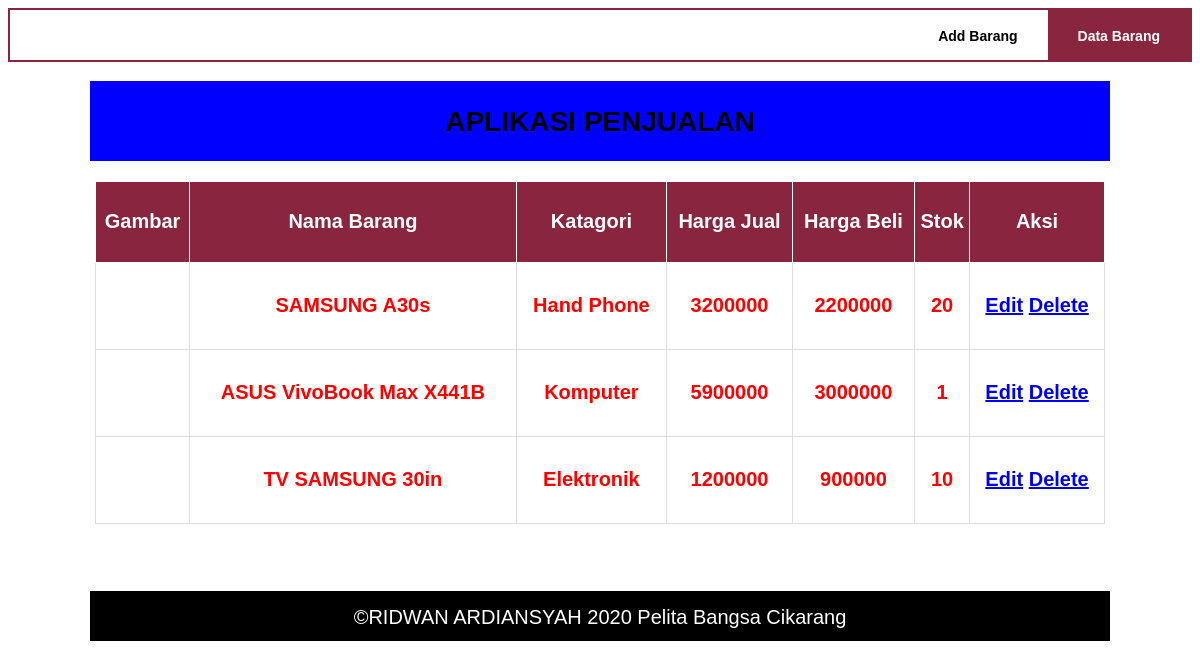
/Data_barang.php, run on the app's committed database.
### tables this page shows
CREATE TABLE `data_barang` (
  `id_barang` int(10) NOT NULL AUTO_INCREMENT,
  `kategori` varchar(30) DEFAULT NULL,
  `nama` varchar(30) DEFAULT NULL,
  `gambar` varchar(100) DEFAULT NULL,
  `harga_beli` decimal(10,0) DEFAULT NULL,
  `harga_jual` decimal(10,0) DEFAULT NULL,
  `stok` int(4) DEFAULT NULL,
  PRIMARY KEY (`id_barang`)
);

### Data_barang.php (the view, shortened to what this page needs)
<link href="style2.css" rel="stylesheet"type="text/css" />
<nav>
	<ul>
		  <li class="active" ><a href="index.php" title="Contact">Data Barang</a></li>
		  <li ><a href="tambah_barang.php" title="About">Add Barang</a></li>
	</ul>
</nav>
 <?php
 include_once 'konek.php';
 $sql = 'SELECT * FROM data_barang';
 $result = mysqli_query($conn, $sql);
 include_once 'header.php';
 if ($result):
 ?>
 <table>
	 <tr>
		 <th>Gambar</th>
		 <th>Nama Barang</th>
		 <th>Katagori</th>
		 <th>Harga Jual</th>
		 <th>Harga Beli</th>
		 <th>Stok</th>
		 <th>Aksi</th>
	 </tr>
<?php while($row = mysqli_fetch_array($result)): ?>
	 <tr>
		 <td><?php echo "<img src=\"{$row['gambar']}\" />";?></td>
		 <td><?php echo $row['nama'];?></td>
		 <td><?php echo $row['kategori'];?></td>
		 <td><?php echo $row['harga_jual'];?></td>
		 <td><?php echo $row['harga_beli'];?></td>
		 <td><?php echo $row['stok'];?></td>
		 <td>
			 <a href="edit_barang.php?id=<?php echo $row['id_barang'];?>">Edit</a>
			 <a href="hapus_barang.php?id=<?php echo $row['id_barang'];?>">Delete</a>
		 </td>
	 </tr>
	 <?php endwhile; ?>
 </table>
 <?php
 endif;
 include_once 'footer.php';
 ?>

### header.php (shortened to what this page needs)
<!DOCTYPE html>
 <html>
	<head>
		<link href="style.css" rel="stylesheet"type="text/css" />
	</head>
	<body>
		<div class="container">
		<h1>APLIKASI PENJUALAN</h1>
		<div class="main">

### footer.php
			</div>
		<footer>
			<p>&copy;RIDWAN ARDIANSYAH 2020 Pelita Bangsa Cikarang</p>
		</footer>
		</div>
	</body>
</html>

### style2.css (style rules this page uses)
nav { display:block; background-color: white; }
nav ul { list-style-type:none; border: 2px solid #89253e; padding-bottom: 50px; }
nav ul li { float:right; }
nav li a { padding:15px 30px ; display:block; color:black; font-size:14px; text-decoration:none; font-weight:bold; }
nav .active a, nav li:hover a { background-color:#89253e; color: white; }

### style.css (style rules this page uses)
body { font-family:arial; font-size:14px; line-height:22px; }
.container { width:1020px; margin:0 auto; }
h1 { background-color: blue; margin-bottom:15px; height: 50px; text-align: center; padding-top: 30px; }
table { border-collapse:collapse; border-spacing:0; margin:20px 5px; padding: 0 50px; width: 99%; height: 88%; background: transparent; color: red; text-align: center; font-size: 20px; font-weight: bold; }
table th { background-color: #89253e; color: white; border: 1px solid; }
table td { padding: 2px 4px; border:1px solid #ddd; }
.main { margin: 0; height: 390px; }
footer { background-color: black; height: 50px; color: white; }
footer p { text-align: center; padding-top: 15px; font-size: 20px; }

### data on the page
data_barang: nama "SAMSUNG A30s", kategori "Hand Phone", harga_jual "3200000", harga_beli "2200000", stok "20"
data_barang: nama "ASUS VivoBook Max X441B", kategori "Komputer", harga_jual "5900000", harga_beli "3000000", stok "1"
data_barang: nama "TV SAMSUNG 30in", kategori "Elektronik", harga_jual "1200000", harga_beli "900000", stok "10"
